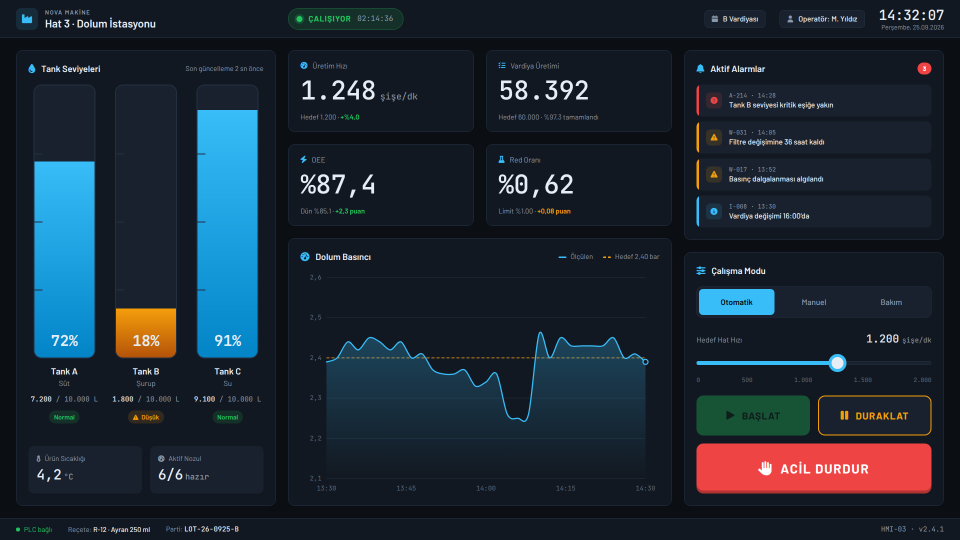
#> input picture evals/cases/01-hmi-dolum/input.png, 1920 x 1080 px (shown at 1/2 size)
$ python shadow_fit.py ../../../evals/cases/01-hmi-dolum/input.png
#> lines starting #> are read from the running program, lines starting #| are printed output that depends on the picture
#!/usr/bin/env python3
"""Measure the drop shadow around a surface: offset, blur, spread and color.

Usage:
  python shadow_fit.py IMG --box X Y W H [--radius 12] [--dpr 2]
  python shadow_fit.py IMG --spec design-spec.json [--ids card1,card2] [--dpr 2] [--out shadows.json]

Model (CSS box-shadow, one layer): the surface's rectangle, moved by (x, y), grown by
`spread` and blurred with a Gaussian of σ = blur / 2, is added to a smooth background:

    pixel = background(x, y) + mask(x, y) · u,     u = alpha · (color − background)

Only the ring of pixels around the box is used (the box hides its own shadow). For a given
(x, y, blur, spread) the background (a quadratic surface per painted surface underneath, a
constant where the ring sees it on fewer than three sides) and u are a linear
least-squares solve, so only those four numbers are searched (bounded Nelder–Mead from
several starts, with a weak prior towards x = 0 and spread = 0). Rectangles blur in closed
form (erf profiles) and the ring skips their rounded corners; circles and pills are
rasterised instead.

With --spec every painted node is fitted as one scene: other surfaces, text and icons are
masked out; equal-sized siblings (a card grid) are first fitted as casters of one shared
shadow; then two back-fitting rounds subtract each neighbour's fitted shadow from the ring
before refitting, so a card's shadow does not leak into the next card's estimate.

Output per surface: x, y, blur, spread (design px), color (hex), alpha, u (the premultiplied
color change), a CSS `box-shadow` string, `residual` / `rawResidual` (RMS in 8-bit levels on
the ring with and without the shadow term), `atBound` (a parameter ended on its search limit:
|x| 16, |y| 32, blur 96, spread −24…16 — the fit is unreliable) and `hasShadow` (a visible,
reliable shadow: ≥ 2 levels deep, the ring's RMS drops by ≥ 20 % with it, and it is not a
crisp line far from the box, an opaque edge, or a light halo on a light background). On one background only u is
observable: the reported color is the most saturated one consistent with it (near-black for
ordinary shadows), so alpha and color trade off but the rendered look is the same. Multi-layer
CSS shadows come back as one equivalent layer. Map to Qt with references/effects.md
(RectangularShadow). Exit codes: 0 ok, 2 error.
"""
from __future__ import annotations

import argparse
import contextlib
import functools
import json
import sys
from pathlib import Path

import cv2
import numpy as np
from scipy.optimize import minimize
from scipy.special import erf

try:  # small matrices: BLAS threads only add overhead
    from threadpoolctl import threadpool_limits  # (7× slower when the cores are busy)
except ImportError:  # pragma: no cover
    threadpool_limits = None


def _single_threaded(fn):
    # [4 lines left out: function run, not called in this run]
    return run


RING = 64             # design px around the box that are fitted
MIN_RING_PX = 150     # need at least this many usable pixels
SEARCH_PX = 12000     # pixels sampled during the search (all are used for the final solve)
EDGE = 0.6            # design px next to a box edge that are skipped (anti-aliasing)
PRIOR = 0.001         # weight of the x = 0, spread = 0 prior (per design px², in levels²)
BG_ORDER = 2          # background under the ring: 1 = plane, 2 = quadratic (per surface)
LO = np.array([-16.0, -32.0, 0.0, -24.0])     # x, y, blur, spread
HI = np.array([16.0, 32.0, 96.0, 16.0])
STARTS = ((0, 2, 4, 0), (0, 8, 20, 0), (0, 20, 48, 0), (0, -8, 24, 0), (0, 0, 32, 0))


def load_rgb(path: Path) -> np.ndarray:
    img = cv2.imread(str(path), cv2.IMREAD_COLOR)
#> img is the input picture: shape (1080, 1920, 3); mean B, G, R 50.3, 39.4, 28.6
    if img is None:
        raise SystemExit(f"[error] cannot read {path}")
    return cv2.cvtColor(img, cv2.COLOR_BGR2RGB).astype(np.float32)
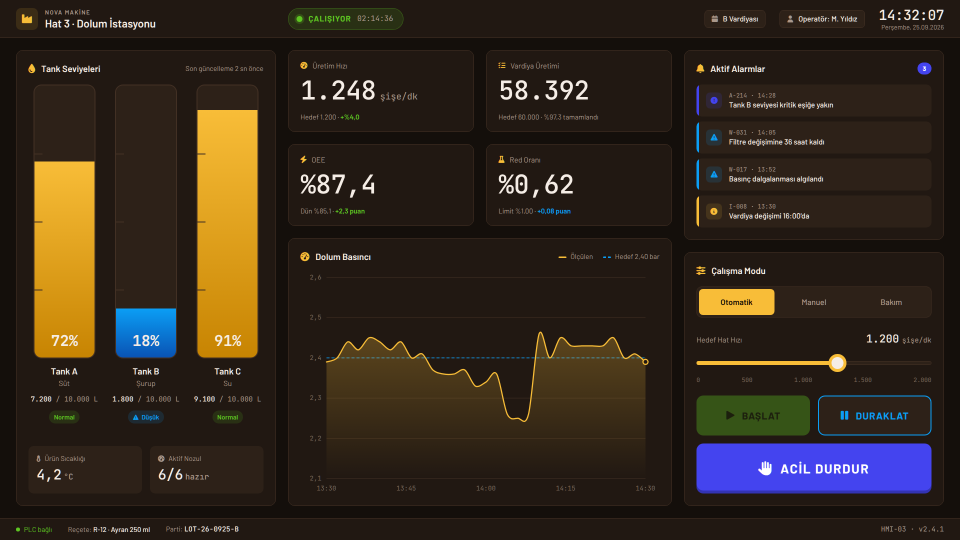
#> returned value: shape (1080, 1920, 3) float32 (shown at 1/2 size); mean of channels 0, 1, 2 28.4, 39.2, 49.6; drawn as B, G, R


# [12 lines left out: function rounded_rect, not called in this run]


def _profile(c: np.ndarray, a: float, b: float, sig: float) -> np.ndarray:
    k = 1.0 / (np.sqrt(2.0) * sig)
    return 0.5 * (erf((c - a) * k) - erf((c - b) * k))


# [4 lines left out: function _inside, not called in this run]


def _is_round(w, h, r) -> bool:
    return r >= 0.35 * min(w, h)


# [5 lines left out: function corner_radius, not called in this run]


class _Ring:
    """Pixels around one box, resampled to ≈1 px per design px, with background segments."""

    # [252 lines left out: functions __init__, mask, subsets, _bg_cols, _solve, fit_node and 1 more, not called in this run]


def jobs_from_spec(spec: dict, ids=None) -> list[dict]:
    """Per painted node: box, radius, masks, same-size casters and background surfaces."""
    nodes = spec.get("nodes", [])
    by_id = {n["id"]: n for n in nodes}
    flat = [t["bbox"] for t in spec.get("text", [])] + [i["bbox"] for i in spec.get("icons", [])]
    out = []
    for n in nodes:
        if ids and n["id"] not in ids or n.get("role") == "background" or not painted(n):
            continue
        anc, p = [], n.get("parent")
        while p and p in by_id and p not in anc:
            anc.append(p)
            p = by_id[p].get("parent")
        rad = corner_radius((n.get("style") or {}).get("radius", 0))
        others = [o for o in nodes if o is not n and o["id"] not in anc and painted(o)]
        same = [o for o in others if o.get("parent") == n.get("parent")
                and abs(o["bbox"][2] - n["bbox"][2]) <= 1 and abs(o["bbox"][3] - n["bbox"][3]) <= 1
                and corner_radius((o.get("style") or {}).get("radius", 0)) == rad]
        out.append({"id": n["id"], "bbox": n["bbox"], "radius": rad, "ancestors": anc,
                    "exclude": [o["bbox"] for o in others if o not in same] + flat,
                    "casters": [(o["bbox"], rad) for o in same],
                    "surfaces": [by_id[a]["bbox"] for a in anc if painted(by_id[a])]})
    return out


# [15 lines left out: function fit_job, not called in this run]


def _near(a, b, d) -> bool:
    return not (a[0] > b[0] + b[2] + d or b[0] > a[0] + a[2] + d or a[1] > b[1] + b[3] + d or b[1] > a[1] + a[3] + d)


# [21 lines left out: function fit_scene, not called in this run]


def main(argv=None) -> int:
    ap = argparse.ArgumentParser(description=__doc__, formatter_class=argparse.RawDescriptionHelpFormatter)
    ap.add_argument("image", type=Path)
    ap.add_argument("--box", type=float, nargs=4, metavar=("X", "Y", "W", "H"))
    ap.add_argument("--radius", type=float, default=0.0)
    ap.add_argument("--spec", type=Path)
    ap.add_argument("--ids", default="", help="with --spec: only report these node ids (the scene is still fitted)")
    ap.add_argument("--rounds", type=int, default=2, help="with --spec: back-fitting rounds (default 2)")
    ap.add_argument("--dpr", type=float, default=None)
    ap.add_argument("--out", type=Path)
    args = ap.parse_args(argv)
    if not args.image.exists():
        print(f"[error] no such image: {args.image}", file=sys.stderr)
        return 2
    img = load_rgb(args.image)
    spec = json.loads(args.spec.read_text()) if args.spec else {}
    dpr = args.dpr or float(spec.get("meta", {}).get("dpr", 1))
    if args.box:
        r = fit_node(img, dpr, list(args.box), args.radius)
        fits, order = {"box": r}, ["box"]
    else:
        jobs = jobs_from_spec(spec)
        if not jobs:
            print("[error] nothing to fit: pass --box or a --spec with painted nodes", file=sys.stderr)
            return 2
        fits = fit_scene(img, dpr, jobs, args.rounds)
        want = {s.strip() for s in args.ids.split(",") if s.strip()}
        order = [j["id"] for j in jobs if not want or j["id"] in want]
    out = []
    for i in order:
        r = fits.get(i)
        out.append({"id": i, **(r or {"error": "not enough background around the box"})})
        if r:
            flag = "shadow" if r["hasShadow"] else "none  "
            print(f"{i:18s} {flag} box-shadow: {r['css']}   residual {r['residual']} (no shadow: {r['rawResidual']})")
    if args.out:
        args.out.write_text(json.dumps(out, indent=1))
    return 0


if __name__ == "__main__":
#> (the run stopped early here; a loop or call above may not have finished)
